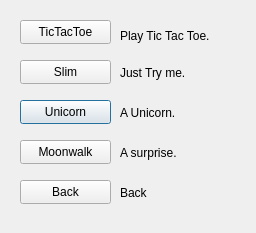
<?xml version="1.0" encoding="UTF-8"?>
<ui version="4.0">
 <class>FunMenu</class>
 <widget class="QDialog" name="FunMenu">
  <property name="geometry">
   <rect>
    <x>0</x>
    <y>0</y>
    <width>256</width>
    <height>233</height>
   </rect>
  </property>
  <property name="windowTitle">
   <string>Dialog</string>
  </property>
  <widget class="QLabel" name="l_Slim">
   <property name="geometry">
    <rect>
     <x>120</x>
     <y>65</y>
     <width>81</width>
     <height>16</height>
    </rect>
   </property>
   <property name="text">
    <string>Just Try me.</string>
   </property>
  </widget>
  <widget class="QPushButton" name="pBUnicorn">
   <property name="geometry">
    <rect>
     <x>20</x>
     <y>100</y>
     <width>91</width>
     <height>24</height>
    </rect>
   </property>
   <property name="text">
    <string>Unicorn</string>
   </property>
  </widget>
  <widget class="QLabel" name="l_TicTacToe">
   <property name="geometry">
    <rect>
     <x>120</x>
     <y>25</y>
     <width>111</width>
     <height>21</height>
    </rect>
   </property>
   <property name="text">
    <string>Play Tic Tac Toe.</string>
   </property>
  </widget>
  <widget class="QPushButton" name="pBTicTacToe">
   <property name="geometry">
    <rect>
     <x>20</x>
     <y>20</y>
     <width>91</width>
     <height>24</height>
    </rect>
   </property>
   <property name="text">
    <string>TicTacToe</string>
   </property>
  </widget>
  <widget class="QLabel" name="l_Uni">
   <property name="geometry">
    <rect>
     <x>120</x>
     <y>105</y>
     <width>91</width>
     <height>16</height>
    </rect>
   </property>
   <property name="text">
    <string>A Unicorn.</string>
   </property>
  </widget>
  <widget class="QLabel" name="l_Moonwalk">
   <property name="geometry">
    <rect>
     <x>120</x>
     <y>145</y>
     <width>71</width>
     <height>16</height>
    </rect>
   </property>
   <property name="text">
    <string>A surprise.</string>
   </property>
  </widget>
  <widget class="QPushButton" name="pBMoonwalk">
   <property name="geometry">
    <rect>
     <x>20</x>
     <y>140</y>
     <width>91</width>
     <height>24</height>
    </rect>
   </property>
   <property name="text">
    <string>Moonwalk</string>
   </property>
  </widget>
  <widget class="QPushButton" name="pBSlim">
   <property name="geometry">
    <rect>
     <x>20</x>
     <y>60</y>
     <width>91</width>
     <height>24</height>
    </rect>
   </property>
   <property name="text">
    <string>Slim</string>
   </property>
  </widget>
  <widget class="QPushButton" name="pBBack">
   <property name="geometry">
    <rect>
     <x>20</x>
     <y>180</y>
     <width>91</width>
     <height>24</height>
    </rect>
   </property>
   <property name="text">
    <string>Back</string>
   </property>
  </widget>
  <widget class="QLabel" name="l_BBack">
   <property name="geometry">
    <rect>
     <x>120</x>
     <y>185</y>
     <width>71</width>
     <height>16</height>
    </rect>
   </property>
   <property name="text">
    <string>Back</string>
   </property>
  </widget>
 </widget>
 <resources/>
 <connections/>
</ui>
